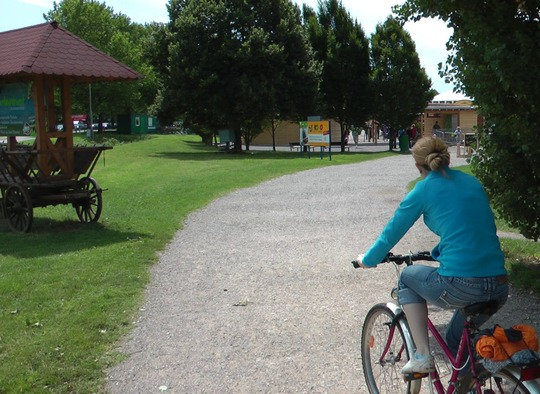
%> input picture segmentation_test/people05_0027.jpg, 540 x 394 px
$ octave exp8.m   (GNU Octave 9; MATLAB toolbox functions it lacks are replaced by stand-ins)
%> lines starting %> are read from the running program, lines starting %| are printed output that depends on the picture; in (x1, y1, x2, y2) boxes, pixels count from 0 and x2, y2 are one past the last pixel; in counts of white or black regions, pixels touching at a corner belong together; the program's own positions count from 1
### segmentation_test/getPosImg.m
function [re_ximg re_yimg] = getPosImg(img)

[row_img column_img byte_img] = size(img);

re_ximg = zeros(row_img,column_img);
re_yimg = zeros(row_img,column_img);

for i = 1:row_img
    for j = 1:column_img
        re_ximg(i,j) = j;
        re_yimg(i,j) = i;
    end
end

### segmentation_test/normalRowData.m
function re_data = normalRowData(data)

[row_t column_t] = size(data);

for i = 1:column_t
    tempdata = data(:,i);
    value = max(tempdata);
    tempdata = tempdata/value;
    data(:,i) = tempdata;
end

re_data = data;

### segmentation_test/segmentMax.m
function re_label = segmentMax(data,labels)


maxlabel = max(labels);

store_dis = [];
store_lab = [];

for i = 0:maxlabel
    index = labels == i;
    tempdata = data(index,:);

    center = mean(tempdata,1);

    [row_t column_t] = size(tempdata);

    for j = 1:column_t
        tempdata(:,j) = abs(tempdata(:,j) - center(j));
    end

    sumvalue = sum(sum(tempdata));
    value = sumvalue/row_t;

    store_dis = [store_dis ; value];
    store_lab = [store_lab ; i];
end

pos = find(store_dis == max(store_dis));
pos = pos(1);
clusterlab = store_lab(pos);

labels = clusterLabelData(data,labels,clusterlab);

re_label = labels;

### segmentation_test/clusterLabelData.m
function re_label = clusterLabelData(srcdata,label_list,label,num_cluster,num_iteration)

if nargin == 3
    num_cluster = 2;
    num_iteration = 10;
end

index = label_list == label;

re_label = label_list;

data = srcdata(index,:);

maxlabel = max(label_list);

[cluster_idx, cluster_center] = kmeans(data,num_cluster,'distance','sqEuclidean', 'Replicates',num_iteration);

label1 = label;
label2 = maxlabel + 1;


oldcluster_idx = cluster_idx;

tempindex = oldcluster_idx == 1;
cluster_idx(tempindex) = label1;
tempindex = oldcluster_idx == 2;
cluster_idx(tempindex) = label2;


tempindex = re_label == label;
re_label(tempindex) = cluster_idx;

### segmentation_test/colorLabelImg.m
function re_img = colorLabelImg(labelimg,colors)

[row_img column_img byte_img] = size(labelimg);
maxnum = max(max(labelimg));

if nargin == 1
    colors = rand(maxnum + 3,3) * 255;
end

re_img = zeros(row_img,column_img,3);

for i = 0:maxnum
    tempindex = labelimg == i;
    tempcolor = colors(i + 1,:);

    tempimg = re_img(:,:,1);
    tempimg(tempindex) = tempcolor(1);
    re_img(:,:,1) = tempimg;

    tempimg = re_img(:,:,2);
    tempimg(tempindex) = tempcolor(2);
    re_img(:,:,2) = tempimg;

    tempimg = re_img(:,:,3);
    tempimg(tempindex) = tempcolor(3);
    re_img(:,:,3) = tempimg;
end

### config/config_tool.m
[a,b,c] = fileparts(mfilename('fullpath')) ;
[a,b,c] = fileparts(a);
root = a ;

addpath(fullfile(root,'function'));
addpath(fullfile(root,'gmm'));
addpath(fullfile(root,'segmentation'));
addpath(fullfile(root,'segmentation_test'));
addpath(fullfile(root,'FelzenSegment'));


if systemJudge() == 1
%    addpath('~/projects/imageprocessing/common');
%    addpath('~/projects/imageprocessing/common_c');

    addpath('/data/projects/matrix/common_c');
    addpath('/data/projects/matrix/common');
    addpath('/data/projects/matrix/parallel_computing/function/');
    addpath('~/libs/SLIC_mex');
    run('~/libs/vlfeat-0.9.20/toolbox/vl_setup');

    addpath('~/libs/mexopencv/');
    addpath('~/libs/mexopencv/opencv_contrib/');
    addpath('~/libs/mexopencv/test/');
else

    if exist('E:') == 0
        addpath('D:\projects\matrix\imageprocessing\common');
        addpath('D:\projects\matrix\imageprocessing\common_c');
        addpath('D:\tools\SLIC_mex');
        run('D:\tools\vlfeat-0.9.20-bin\vlfeat-0.9.20\toolbox\vl_setup');
    else
        addpath('E:\projects\matrix\imageprocessing\common');
        addpath('E:\projects\matrix\imageprocessing\common_c');
        addpath('E:\tools\SLIC_mex');
        run('E:\tools\vlfeat-0.9.18-bin\vlfeat-0.9.18\toolbox\vl_setup');
    end
end

### segmentation_test/exp8.m
clear all
close all
clc

run('../config/config_tool');
%> (this line was passed over: systemJudge is not available in this run)


img = double(imread('people05_0027.jpg'));
% img = double(imread('cars1_01.jpg'));
% img = double(imread('cats03_0080.jpg'));

[row_img column_img byte_img] = size(img);
%> row_img = 394; column_img = 540; byte_img = 3

[ximg yimg] = getPosImg(img);
%> after the loop in getPosImg, `for i = 1:row_img`:
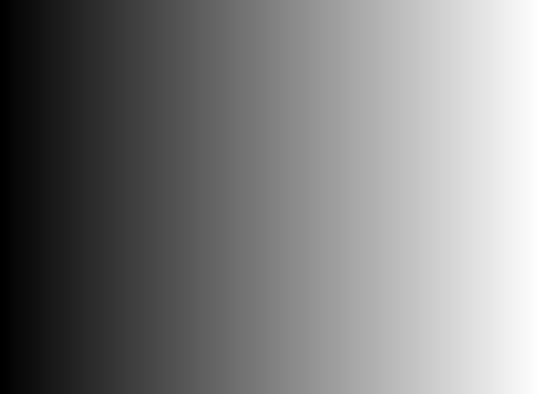
%> re_ximg: size 394x540 double; min 1, max 540, mean 270.5; drawn with min black and max white
%> after the loop in getPosImg, `for i = 1:row_img`:
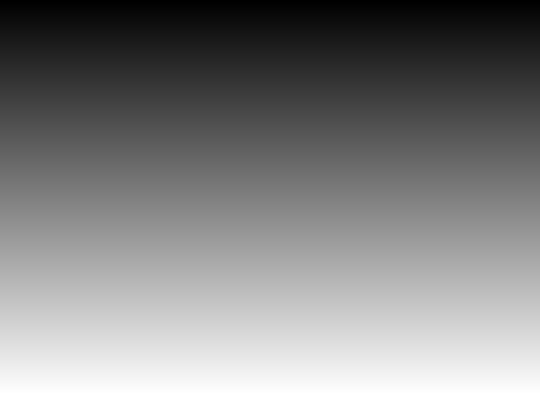
%> re_yimg: size 394x540 double; min 1, max 394, mean 197.5; drawn with min black and max white

data =reshape(img,row_img*column_img,byte_img);
xdata = reshape(ximg,row_img*column_img,1);
ydata = reshape(yimg,row_img*column_img,1);

data = [data xdata ydata];

nordata = normalRowData(data);
%> the loop in normalRowData, `for i = 1:column_t` made 5 passes
%> value on passes 1 to 5: 255, 255, 255, 540, 394

% nordata(:,4) = nordata(:,4) * 1.1;
% nordata(:,5) = nordata(:,5) * 1.1;


colors = rand(1564,3)*255;


[row_t column_t] = size(nordata);
%> row_t = 212760; column_t = 5
label_list = zeros(row_t,1) + 1;

tic
labels1 = segmentMax(nordata,label_list);
%> the loop in segmentMax, `for i = 0:maxlabel` made 2 passes
%> (center, sumvalue, value, store_dis) on passes 1 to 2: ([NaN NaN NaN NaN NaN], 0, NaN, NaN), ([0.37 0.407 0.351 0.501 0.501], 256403.5, 1.21, [NaN; 1.21])
%> in segmentMax, `pos = find(store_dis == max(store_dis));`: pos = 2
%> in segmentMax, `clusterlab = store_lab(pos);`: clusterlab = 1
%> in clusterLabelData, `index = label_list == label;`: index = 212760 logical values, 212760 true
%> in clusterLabelData, `[cluster_idx, cluster_center] = kmeans(data,num_cluster,'distance','sq..`: cluster_center = [0.202 0.255 0.184 0.49 0.422; 0.712 0.716 0.693 0.524 0.663]
%> in clusterLabelData, `label1 = label;`: label1 = 1
%> in clusterLabelData, `tempindex = oldcluster_idx == 1;`: tempindex = 212760 logical values, 142640 true
%> in clusterLabelData, `tempindex = oldcluster_idx == 2;`: tempindex = 212760 logical values, 70120 true
%> in clusterLabelData, `tempindex = re_label == label;`: tempindex = 212760 logical values, 212760 true
time1 = toc;

tic
labels2 = segmentMax(nordata,labels1);
%> the loop in segmentMax (call 2), `for i = 0:maxlabel` made 3 passes
%> (center, row_t, sumvalue, value, store_dis, store_lab) on passes 1 to 3: ([NaN NaN NaN NaN NaN], 0, 0, NaN, NaN, 0), ([0.202 0.255 0.184 0.49 0.422], 142640, 126329.6, 0.886, [NaN; 0.886], [0; 1]), ([0.712 0.716 0.693 0.524 0.663], 70120, 43875.6, 0.626, [NaN; 0.886; 0.626], [0; 1; 2])
time2 = toc;

tic
labels3 = segmentMax(nordata,labels2);
time3 = toc;

tic
labels4 = segmentMax(nordata,labels3);
time4 = toc;

tic
labels5 = segmentMax(nordata,labels4);
time5 = toc;

tic
labels6 = segmentMax(nordata,labels5);
time6 = toc;

tic
labels7 = segmentMax(nordata,labels6);
time7 = toc;

tic
labels8 = segmentMax(nordata,labels7);
%> after the loop in segmentMax (call 8), `for i = 0:maxlabel`: tempdata = 2878 rows, first 8: [0.00645 0.0262 0.0355 0.151 0.0338; 0.00645 0.0262 0.0355 0.151 0.0312; 0.0104 0.0223 0.0316 0.151 0.0287; 0.00645 0.0262 0.0355 0.151 0.0262; 0.00645 0.0262 0.0355 0.151 0.0236; 0.00645 0.0262 0.0355 0.151 0.0211; 0.00253 0.0301 0.0394 0.151 0.0185; 0.00253 0.0301 0.0394 0.151 0.016]
time8 = toc;

tic
labels9 = segmentMax(nordata,labels8);
time9 = toc;

labels10 = segmentMax(nordata,labels9);
labels11 = segmentMax(nordata,labels10);


labelimg1 = reshape(labels1,row_img,column_img);
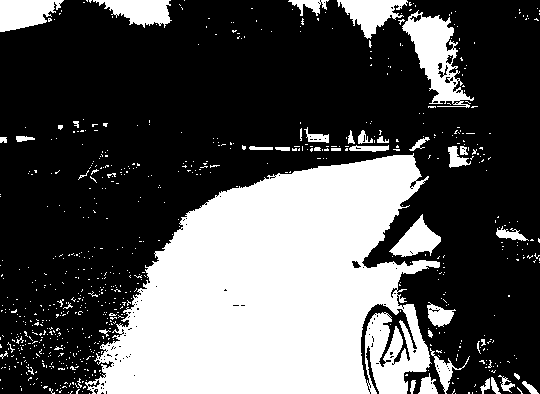
%> labelimg1: size 394x540 double; values 1 (black) and 2 (white), 33% white; 750 white regions (707 under 20 px), largest, box (x1, y1, x2, y2) and area: (85, 153, 440, 394) 56354, (402, 10, 474, 108) 2932, (0, 0, 64, 32) 1438
labelimg2 = reshape(labels2,row_img,column_img);
labelimg3 = reshape(labels3,row_img,column_img);
labelimg4 = reshape(labels4,row_img,column_img);
labelimg5 = reshape(labels5,row_img,column_img);
labelimg6 = reshape(labels6,row_img,column_img);
labelimg7 = reshape(labels7,row_img,column_img);
labelimg8 = reshape(labels8,row_img,column_img);
labelimg9 = reshape(labels9,row_img,column_img);
labelimg10 = reshape(labels10,row_img,column_img);
labelimg11 = reshape(labels11,row_img,column_img);
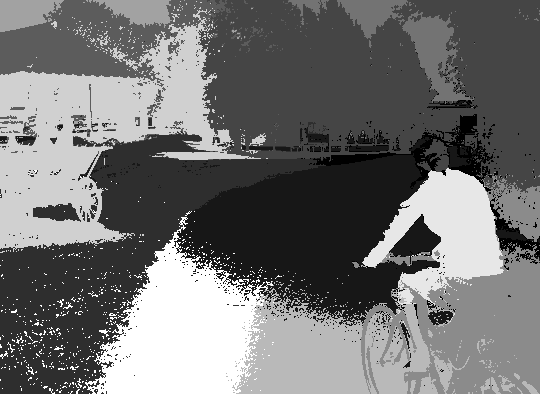
%> labelimg11: size 394x540 double; min 1, max 12, mean 5.96; drawn with min black and max white


colorimg1 = colorLabelImg(labelimg1,colors);
%> in colorLabelImg, `maxnum = max(max(labelimg));`: maxnum = 2
%> the loop in colorLabelImg, `for i = 0:maxnum` made 3 passes
%> tempcolor on passes 1 to 3: [215.3 179.5 229.9], [193.3 210.9 91.18], [107.2 172.7 187.6]
%> after the loop in colorLabelImg, `for i = 0:maxnum`:
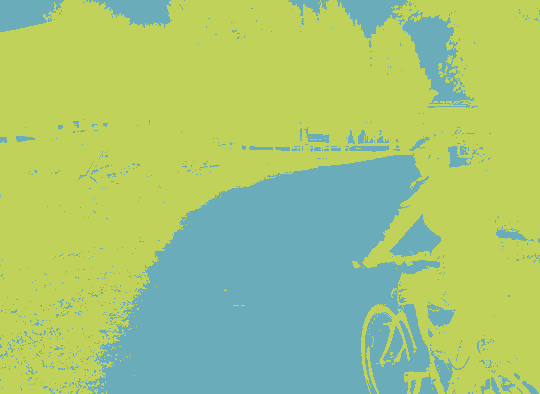
%> re_img: size 394x540x3 double; mean R, G, B 164.9, 198.3, 123
colorimg2 = colorLabelImg(labelimg2,colors);
%> the loop in colorLabelImg (call 2), `for i = 0:maxnum` made 4 passes
colorimg3 = colorLabelImg(labelimg3,colors);
colorimg4 = colorLabelImg(labelimg4,colors);
%> in colorLabelImg (call 4), `maxnum = max(max(labelimg));`: maxnum = 5
%> the loop in colorLabelImg (call 4), `for i = 0:maxnum` made 6 passes
%> tempcolor on passes 1 to 6: [215.3 179.5 229.9], [193.3 210.9 91.18], [107.2 172.7 187.6], [66.02 163.4 221.6], [130.4 152 168], [103.3 23.47 23.15]
%> after the loop in colorLabelImg (call 4), `for i = 0:maxnum`:
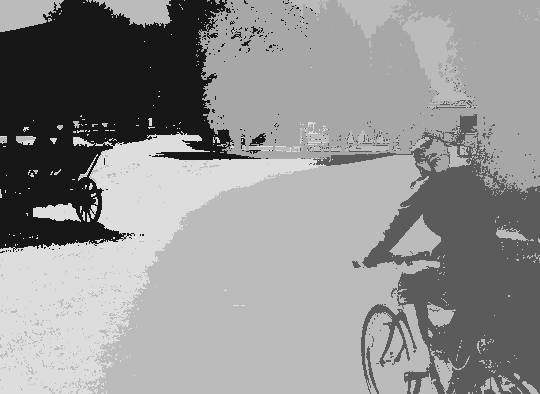
%> tempimg: size 394x540 double; min 23.15, max 221.6, mean 146.2
colorimg5 = colorLabelImg(labelimg5,colors);
colorimg6 = colorLabelImg(labelimg6,colors);
colorimg7 = colorLabelImg(labelimg7,colors);
colorimg8 = colorLabelImg(labelimg8,colors);
%> the loop in colorLabelImg (call 8), `for i = 0:maxnum` made 10 passes
%> after the loop in colorLabelImg (call 8), `for i = 0:maxnum`:
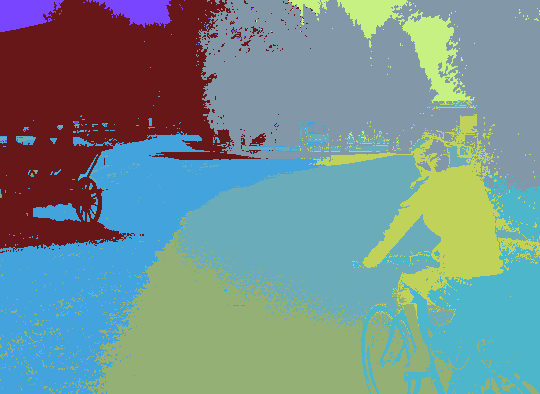
%> re_img: size 394x540x3 double; mean R, G, B 117, 144.7, 143.7
colorimg9 = colorLabelImg(labelimg9,colors);
colorimg10 = colorLabelImg(labelimg10,colors);
colorimg11 = colorLabelImg(labelimg11,colors);


[time1 time2 time3 time4 time5 time6 time7 time8]

global g_displayMatrixImage;
g_displayMatrixImage = 1;
figure
displayMatrixImage(1,2,3,img,colorimg4,colorimg7,colorimg8,colorimg9,colorimg11)
%> (this line was passed over: displayMatrixImage is not available in this run)

% displayMatrixImage(1,2,4,img,colorimg1,colorimg2,colorimg3,colorimg4,colorimg5,colorimg6,colorimg7)
% displayMatrixImage(1,2,2,img,labelimg1*25,labelimg2*25,labelimg3*25)

$ run again, with segmentation_test/cars1_01.jpg copied over segmentation_test/people05_0027.jpg
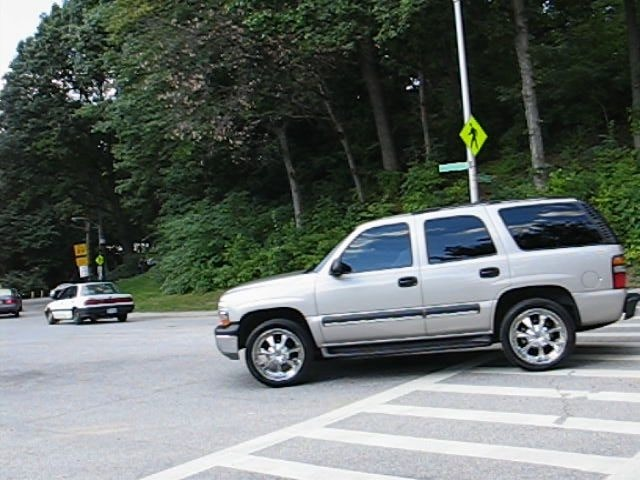
%> input picture segmentation_test/cars1_01.jpg, 640 x 480 px
%> the loop in normalRowData, `for i = 1:column_t` made 5 passes
%> value on passes 1 to 5: 255, 255, 255, 640, 480
%> the loop in segmentMax, `for i = 0:maxlabel` made 2 passes
%> (center, sumvalue, value, store_dis) on passes 1 to 2: ([NaN NaN NaN NaN NaN], 0, NaN, NaN), ([0.39 0.42 0.405 0.501 0.501], 429893.9, 1.4, [NaN; 1.4])
%> pos = 2
%> clusterlab = 1
%> index = 307200 logical values, 307200 true
%> cluster_center = [0.152 0.191 0.153 0.5 0.336; 0.775 0.79 0.812 0.502 0.766]
%> label1 = 1
%> in clusterLabelData, `tempindex = oldcluster_idx == 1;`: tempindex = 307200 logical values, 189602 true
%> in clusterLabelData, `tempindex = oldcluster_idx == 2;`: tempindex = 307200 logical values, 117598 true
%> in clusterLabelData, `tempindex = re_label == label;`: tempindex = 307200 logical values, 307200 true
%> the loop in segmentMax (call 2), `for i = 0:maxlabel` made 3 passes
%> (center, row_t, sumvalue, value, store_dis, store_lab) on passes 1 to 3: ([NaN NaN NaN NaN NaN], 0, 0, NaN, NaN, 0), ([0.152 0.191 0.153 0.5 0.336], 189602, 129913.7, 0.685, [NaN; 0.685], [0; 1]), ([0.775 0.79 0.812 0.502 0.766], 117598, 75779.4, 0.644, [NaN; 0.685; 0.644], [0; 1; 2])
%> labelimg1: size 480x640 double; values 1 (black) and 2 (white), 38.3% white; 211 white regions (183 under 20 px), largest, box (x1, y1, x2, y2) and area: (0, 198, 640, 480) 107563, (0, 0, 65, 94) 2406, (510, 309, 567, 364) 1640
%> maxnum = 2
%> the loop in colorLabelImg, `for i = 0:maxnum` made 3 passes
%> tempcolor on passes 1 to 3: [215.3 179.5 229.9], [193.3 210.9 91.18], [107.2 172.7 187.6]
%> the loop in colorLabelImg (call 2), `for i = 0:maxnum` made 4 passes
%> maxnum = 6
%> the loop in colorLabelImg (call 5), `for i = 0:maxnum` made 7 passes
%> tempcolor on passes 1 to 7: [215.3 179.5 229.9], [193.3 210.9 91.18], [107.2 172.7 187.6], [66.02 163.4 221.6], [130.4 152 168], [103.3 23.47 23.15], [199.9 241 131.7]
%> after the loop in colorLabelImg (call 5), `for i = 0:maxnum`:
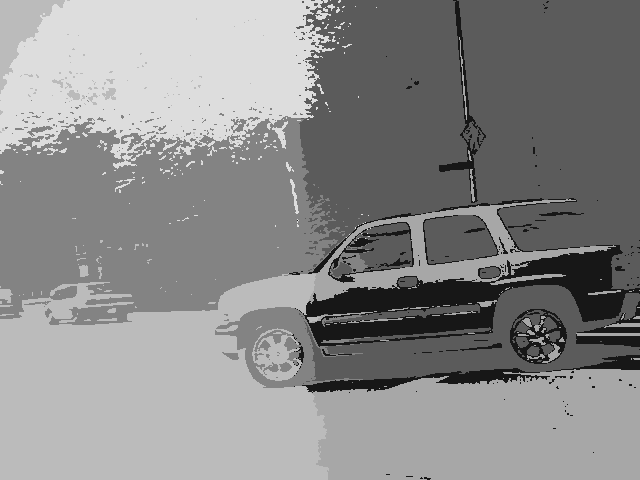
%> tempimg: size 480x640 double; min 23.15, max 221.6, mean 138.5
%> the loop in colorLabelImg (call 8), `for i = 0:maxnum` made 10 passes
%> pass 2, in colorLabelImg (call 8), `tempindex = labelimg == i;`:
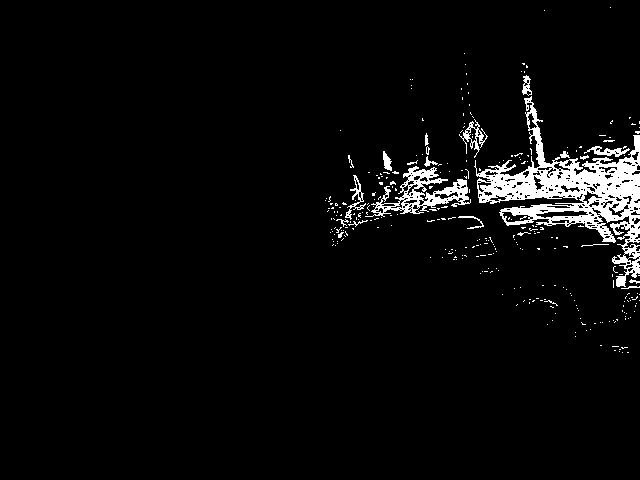
%> tempindex: size 480x640 logical; 4% white; 298 white regions (275 under 20 px), largest, box (x1, y1, x2, y2) and area: (474, 96, 640, 287) 8344, (365, 166, 471, 217) 1705, (459, 119, 488, 158) 284

$ run again, with segmentation_test/cats03_0080.jpg copied over segmentation_test/people05_0027.jpg
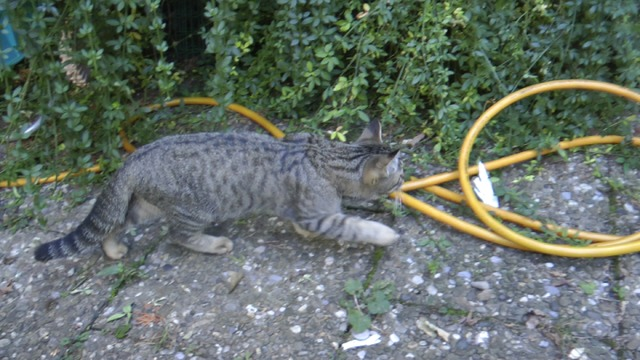
%> input picture segmentation_test/cats03_0080.jpg, 640 x 360 px
%> the loop in normalRowData, `for i = 1:column_t` made 5 passes
%> value on passes 1 to 5: 255, 255, 255, 640, 360
%> the loop in segmentMax, `for i = 0:maxlabel` made 2 passes
%> (center, sumvalue, value, store_dis) on passes 1 to 2: ([NaN NaN NaN NaN NaN], 0, NaN, NaN), ([0.396 0.439 0.41 0.501 0.501], 211125.1, 0.916, [NaN; 0.916])
%> pos = 2
%> clusterlab = 1
%> index = 230400 logical values, 230400 true
%> cluster_center = [0.259 0.329 0.254 0.477 0.243; 0.51 0.53 0.539 0.52 0.715]
%> label1 = 1
%> in clusterLabelData, `tempindex = oldcluster_idx == 1;`: tempindex = 230400 logical values, 104315 true
%> in clusterLabelData, `tempindex = oldcluster_idx == 2;`: tempindex = 230400 logical values, 126085 true
%> in clusterLabelData, `tempindex = re_label == label;`: tempindex = 230400 logical values, 230400 true
%> the loop in segmentMax (call 2), `for i = 0:maxlabel` made 3 passes
%> (center, row_t, sumvalue, value, store_dis, store_lab) on passes 1 to 3: ([NaN NaN NaN NaN NaN], 0, 0, NaN, NaN, 0), ([0.259 0.329 0.254 0.477 0.243], 104315, 67274, 0.645, [NaN; 0.645], [0; 1]), ([0.51 0.53 0.539 0.52 0.715], 126085, 85934.3, 0.682, [NaN; 0.645; 0.682], [0; 1; 2])
%> after the loop in segmentMax (call 7), `for i = 0:maxlabel`: tempdata = 2706 rows, first 8: [0.0709 0.0721 0.0692 0.316 0.109; 0.0905 0.0956 0.0692 0.314 0.106; 0.0592 0.0643 0.0692 0.314 0.109; 0.0278 0.0564 0.0653 0.313 0.103; 0.0513 0.076 0.0692 0.313 0.106; 0.016 0.0407 0.0692 0.313 0.109; 0.0592 0.0721 0.0692 0.313 0.114; 0.0474 0.0525 0.0692 0.313 0.117]
%> labelimg1: size 360x640 double; values 1 (black) and 2 (white), 54.7% white; 320 black regions (267 under 20 px), largest, box (x1, y1, x2, y2) and area: (0, 0, 640, 251) 89357, (468, 86, 640, 178) 9718, (112, 185, 182, 232) 664
%> maxnum = 2
%> the loop in colorLabelImg, `for i = 0:maxnum` made 3 passes
%> tempcolor on passes 1 to 3: [215.3 179.5 229.9], [193.3 210.9 91.18], [107.2 172.7 187.6]
%> after the loop in colorLabelImg, `for i = 0:maxnum`:
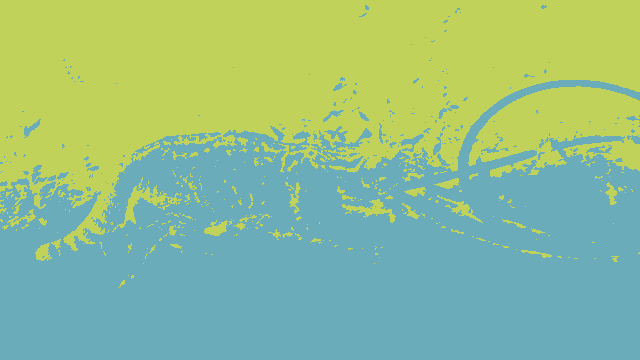
%> re_img: size 360x640x3 double; mean R, G, B 146.2, 190, 143.9
%> the loop in colorLabelImg (call 2), `for i = 0:maxnum` made 4 passes
%> the loop in colorLabelImg (call 8), `for i = 0:maxnum` made 10 passes
%> after the loop in colorLabelImg (call 8), `for i = 0:maxnum`:
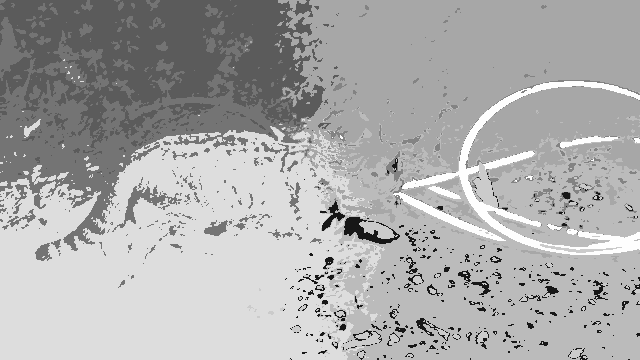
%> tempimg: size 360x640 double; min 23.15, max 254.4, mean 171.7
